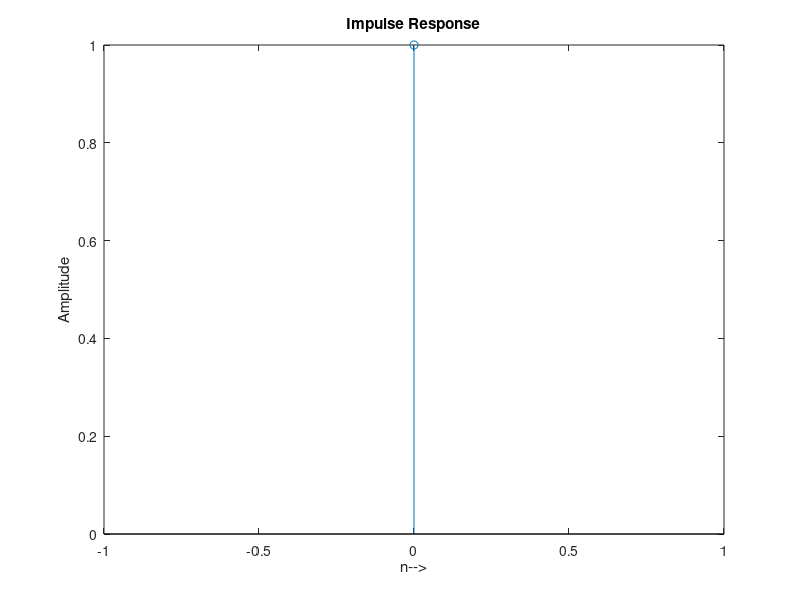

Reproduce this figure in MATLAB.
%impulse response
x=input('enter value for x=');
y=input('enter value for y=');
N=length(x);
L=length(y);
M=L-N+1; %length of the impulse function
[h,r]=deconv(y,x); %using long division method, returnn h quotient &remainder r
disp('the impulse response is:');
disp(h);
m=0:M-1; %use (m=0:1:M-1) also
stem(m,h);
title('Impulse Response');
xlabel('n-->');
ylabel('Amplitude');

